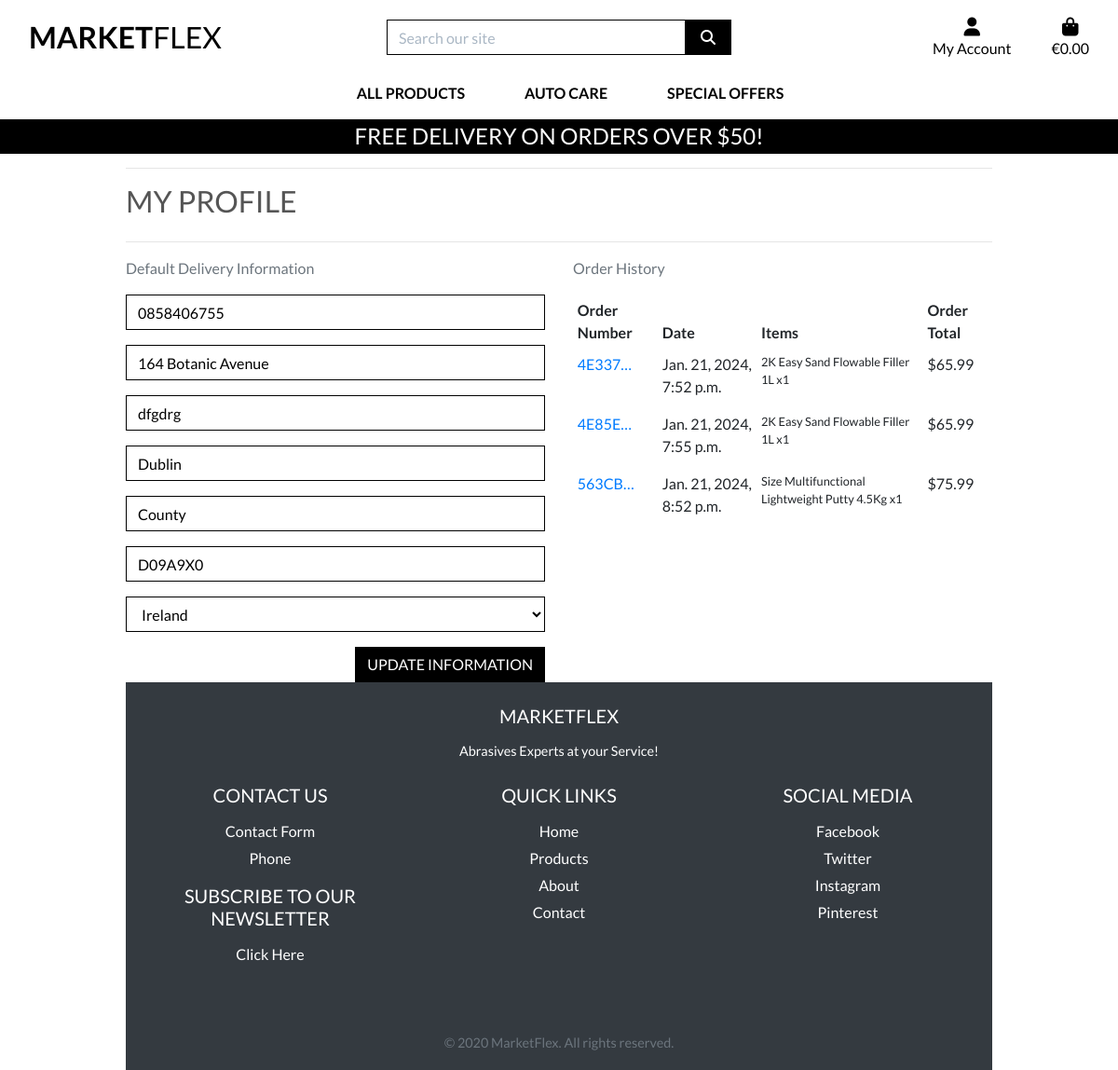
/profile/ (signed in), run on the app's committed database.
### profiles/models.py (models this page shows, shortened)
class UserProfile(models.Model):
    user = models.OneToOneField(User, on_delete=models.CASCADE)
    default_phone_number = models.CharField(max_length=20, null=True, blank=True)
    default_street_address1 = models.CharField(max_length=80, null=True, blank=True)
    default_street_address2 = models.CharField(max_length=80, null=True, blank=True)
    default_town_or_city = models.CharField(max_length=40, null=True, blank=True)
    default_county = models.CharField(max_length=80, null=True, blank=True)
    default_postcode = models.CharField(max_length=20, null=True, blank=True)
    default_country = CountryField(blank_label='Country', null=True, blank=True)

### checkout/models.py (models this page shows, shortened)
class Order(models.Model):
    order_number = models.CharField(max_length=32, null=False, editable=False)
    user_profile = models.ForeignKey(UserProfile, on_delete=models.SET_NULL,
                                     null=True,
                                     blank=True, related_name='orders')
    full_name = models.CharField(max_length=50, null=False, blank=False)
    email = models.EmailField(max_length=254, null=False, blank=False)
    phone_number = models.CharField(max_length=20, null=False, blank=False)
    country = CountryField(blank_label='Country *', null=False, blank=False)
    postcode = models.CharField(max_length=20, null=True, blank=True)
    town_or_city = models.CharField(max_length=40, null=False, blank=False)
    street_address1 = models.CharField(max_length=80, null=False, blank=False)
    street_address2 = models.CharField(max_length=80, null=True, blank=True)
    county = models.CharField(max_length=80, null=True, blank=True)
    date = models.DateTimeField(auto_now_add=True)
    delivery_cost = models.DecimalField(max_digits=6, decimal_places=2,
                                        null=False, default=0)
    order_total = models.DecimalField(max_digits=10, decimal_places=2,
                                      null=False, default=0)
    grand_total = models.DecimalField(max_digits=10, decimal_places=2,
                                      null=False, default=0)
    original_bag = models.TextField(null=False, blank=False, default='')
    stripe_pid = models.CharField(max_length=254, null=False, blank=False,
                                  default='')

class OrderLineItem(models.Model):
    order = models.ForeignKey(Order, null=False, blank=False,
                              on_delete=models.CASCADE,
                              related_name='lineitems')
    product = models.ForeignKey(Product, null=False, blank=False,
                                on_delete=models.CASCADE)
    product_size = models.CharField(max_length=2, null=True, blank=True)
    quantity = models.IntegerField(null=False, blank=False, default=0)
    lineitem_total = models.DecimalField(max_digits=6, decimal_places=2,
                                         null=False, blank=False,
                                         editable=False)

### products/models.py (models this page shows, shortened)
class Product(models.Model):
    category = models.ForeignKey('Category', null=True, blank=True, on_delete=models.SET_NULL)
    sku = models.CharField(max_length=254, null=True, blank=True)
    name = models.CharField(max_length=254)
    description = models.TextField()
    has_sizes = models.BooleanField(default=False, null=True, blank=True)
    price = models.DecimalField(max_digits=6, decimal_places=2)
    rating = models.DecimalField(max_digits=6, decimal_places=2, null=True, blank=True)
    image_url = models.URLField(max_length=1024, null=True, blank=True)
    image = models.ImageField(null=True, blank=True)

### profiles/views.py (the view)
# urls.py: path('profile/', include('profiles.urls')),
@login_required
def profile(request):
    profile = get_object_or_404(UserProfile, user=request.user)
    if request.method == 'POST':
        form = UserProfileForm(request.POST, instance=profile)
        if form.is_valid():
            form.save()
            messages.success(request, 'Profile updated successfully')
        else:
            messages.error(request, 'Update failed. Please ensure the form is valid.')
    else:
        form = UserProfileForm(instance=profile)
    orders = profile.orders.all()
    template = 'profiles/profile.html'
    context = {
        'form': form,
        'orders': orders,
        'on_profile_page': True
    }
    return render(request, template, context)

### profiles/forms.py
class UserProfileForm(forms.ModelForm):
    class Meta:
        model = UserProfile
        exclude = ('user',)
    def __init__(self, *args, **kwargs):
        super().__init__(*args, **kwargs)
        placeholders = {
            'default_phone_number': 'Phone Number',
            'default_postcode': 'Postal Code',
            'default_town_or_city': 'Town or City',
            'default_street_address1': 'Street Address 1',
            'default_street_address2': 'Street Address 2',
            'default_county': 'County',
        }
        self.fields['default_phone_number'].widget.attrs['autofocus'] = True
        for field in self.fields:
            if field != 'default_country':
                if self.fields[field].required:
                    placeholder = f'{placeholders[field]} *'
                else:
                    placeholder = placeholders[field]
                self.fields[field].widget.attrs['placeholder'] = placeholder
            self.fields[field].widget.attrs['class'] = 'border-black rounded-0 profile-form-input'
            self.fields[field].label = False

### bag/contexts.py (called while the page is built, shortened)
def bag_contents(request):
    bag_items = []
    total = 0
    product_count = 0
    bag = request.session.get('bag', {})
    if total < settings.FREE_DELIVERY_THRESHOLD:
        delivery = total * Decimal(settings.STANDARD_DELIVERY_PERCENTAGE / 100)
        free_delivery_delta = settings.FREE_DELIVERY_THRESHOLD - total
    else:
        delivery = 0
        free_delivery_delta = 0
    grand_total = delivery + total
    context = {
        'bag_items': bag_items,
        'total': total,
        'product_count': product_count,
        'delivery': delivery,
        'free_delivery_delta': free_delivery_delta,
        'free_delivery_threshold': settings.FREE_DELIVERY_THRESHOLD,
        'grand_total': grand_total,
    }
    return context

### profiles/templates/profiles/profile.html (shortened to what this page needs)
{% extends "base.html" %}
{% load static %}
{% block extra_css %}
    <link rel="stylesheet" href="{% static 'profiles/css/profile.css' %}">
{% endblock %}
{% block page_header %}
    <div class="container header-container">
    </div>
{% endblock %}
{% block content %}
    <div class="overlay"></div>
    <div class="container">
        <div class="row">
            <div class="col">
                <hr>
                <h2 class="logo-font mb-4">My Profile</h2>
                <hr>
            </div>
        </div>
        <div class="row">
            <div class="col-12 col-lg-6">
                <p class="text-muted">Default Delivery Information</p>
                <form class="mt-3" action="{% url 'profile' %}" method="POST" id="profile-update-form">
                    {{ form|crispy }}
                    <button class="btn btn-black rounded-0 text-uppercase float-right">Update Information</button>
                </form>
            </div>
            <div class="col-12 col-lg-6">
                <p class="text-muted">Order History</p>
                <div class="order-history table-responsive">
                    <table class="table table-sm table-borderless">
                        <thead>
                            <tr>
                                <th>Order Number</th>
                                <th>Date</th>
                                <th>Items</th>
                                <th>Order Total</th>
                            </tr>
                        </thead>
                        <tbody>
                            {% for order in orders %}
                                <tr>
                                    <td>
                                        <a href="{% url 'order_history' order.order_number %}"
                                        title="{{ order.order_number }}">
                                            {{ order.order_number|truncatechars:6 }}
                                        </a>
                                    </td>
                                    <td>{{ order.date }}</td>
                                    <td>
                                        <ul class="list-unstyled">
                                            {% for item in order.lineitems.all %}
                                                <li class="small">
                                                    {% if item.product.has_sizes %}
                                                        Size {{ item.product.size|upper }}
                                                    {% endif %}{{ item.product.name }} x{{ item.quantity }}
                                                </li>
                                            {% endfor %}
                                        </ul>
                                    </td>
                                    <td>${{ order.grand_total }}</td>
                                </tr>
                            {% endfor %}
                        </tbody>
                    </table>
                </div>
            </div>
        </div>
{% endblock %}

### static/css/base.css (style rules this page uses)
html { height: 100%; }
body { background: url('/media/homepage_background_cropped.jpg') no-repeat center center fixed; background-size: cover; height: calc(100vh - 164px); color: #555; font-family: 'Lato'; }
.logo-font { text-transform: uppercase; }
.btn-black { background: black; color: white; }
.border-black { border: 1px solid black !important; }
.overlay { height: 100%; width: 100%; top: 0; left: 0; position: fixed; background: white; z-index: -1; }
@media (min-width: 1200px) { .container { max-width: 80%; } }
@media (min-width: 992px) { .header-container { padding-top: 164px; } }

### profiles/static/profiles/css/profile.css (style rules this page uses)
#profile-update-form .form-control { color: #000; }
#profile-update-form input::placeholder { color: #aab7c4; }
#id_default_country, #id_default_country option:not(:first-child) { color: #000; }
.order-history { max-height: 416px; overflow-y: auto; }

### data on the page
UserProfile: default_phone_number "0858406755", default_street_address1 "164 Botanic Avenue", default_street_address2 "dfgdrg", default_town_or_city "Dublin", default_county "County", default_postcode "D09A9X0", default_country "Ireland"
Order: order_number "4E337…", date "Jan. 21, 2024, 7:52 p.m.", grand_total "65.99"
OrderLineItem: product.name "2K Easy Sand Flowable Filler 1L", quantity "1"
Order: order_number "4E85E…", date "Jan. 21, 2024, 7:55 p.m.", grand_total "65.99"
OrderLineItem: product.name "2K Easy Sand Flowable Filler 1L", quantity "1"
Order: order_number "563CB…", date "Jan. 21, 2024, 8:52 p.m.", grand_total "75.99"
OrderLineItem: product.name "Multifunctional Lightweight Putty 4.5Kg", quantity "1"

### other printed values
{{ free_delivery_threshold }} "50"
